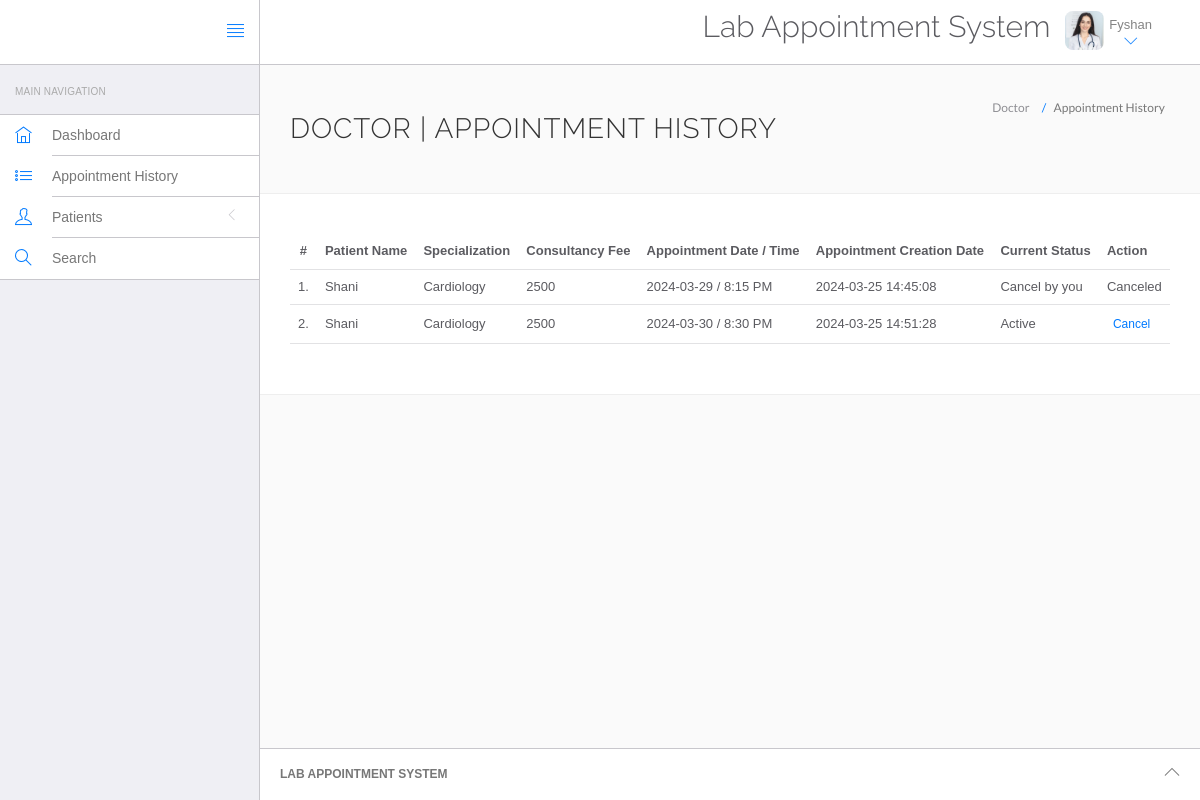
Page /las/doctor/appointment-history.php (signed in) on the committed database.
### tables this page shows
CREATE TABLE `doctors` (
  `id` int(11) NOT NULL,
  `specilization` varchar(255) DEFAULT NULL,
  `doctorName` varchar(255) DEFAULT NULL,
  `address` longtext DEFAULT NULL,
  `docFees` varchar(255) DEFAULT NULL,
  `contactno` bigint(11) DEFAULT NULL,
  `docEmail` varchar(255) DEFAULT NULL,
  `password` varchar(255) DEFAULT NULL,
  `creationDate` timestamp NULL DEFAULT current_timestamp(),
  `updationDate` timestamp NULL DEFAULT NULL ON UPDATE current_timestamp()
);

CREATE TABLE `appointment` (
  `id` int(11) NOT NULL,
  `doctorSpecialization` varchar(255) DEFAULT NULL,
  `doctorId` int(11) DEFAULT NULL,
  `userId` int(11) DEFAULT NULL,
  `consultancyFees` int(11) DEFAULT NULL,
  `appointmentDate` varchar(255) DEFAULT NULL,
  `appointmentTime` varchar(255) DEFAULT NULL,
  `postingDate` timestamp NULL DEFAULT current_timestamp(),
  `userStatus` int(11) DEFAULT NULL,
  `doctorStatus` int(11) DEFAULT NULL,
  `updationDate` timestamp NULL DEFAULT NULL ON UPDATE current_timestamp()
);

CREATE TABLE `users` (
  `id` int(11) NOT NULL,
  `fullName` varchar(255) DEFAULT NULL,
  `address` longtext DEFAULT NULL,
  `city` varchar(255) DEFAULT NULL,
  `gender` varchar(255) DEFAULT NULL,
  `email` varchar(255) DEFAULT NULL,
  `password` varchar(255) DEFAULT NULL,
  `regDate` timestamp NULL DEFAULT current_timestamp(),
  `updationDate` timestamp NULL DEFAULT NULL ON UPDATE current_timestamp()
);

### las/doctor/appointment-history.php (the view, shortened to what this page needs)
<?php
include('include/config.php');
if(strlen($_SESSION['id']==0)) {
 header('location:logout.php');
  } else{
?>
<!DOCTYPE html>
<html lang="en">
	<head>
		<link rel="stylesheet" href="vendor/bootstrap/css/bootstrap.min.css">
		<link rel="stylesheet" href="vendor/fontawesome/css/font-awesome.min.css">
		<link rel="stylesheet" href="vendor/themify-icons/themify-icons.min.css">
		<link href="vendor/animate.css/animate.min.css" rel="stylesheet" media="screen">
		<link href="vendor/perfect-scrollbar/perfect-scrollbar.min.css" rel="stylesheet" media="screen">
		<link href="vendor/switchery/switchery.min.css" rel="stylesheet" media="screen">
		<link href="vendor/bootstrap-touchspin/jquery.bootstrap-touchspin.min.css" rel="stylesheet" media="screen">
		<link href="vendor/select2/select2.min.css" rel="stylesheet" media="screen">
		<link href="vendor/bootstrap-datepicker/bootstrap-datepicker3.standalone.min.css" rel="stylesheet" media="screen">
		<link href="vendor/bootstrap-timepicker/bootstrap-timepicker.min.css" rel="stylesheet" media="screen">
		<link rel="stylesheet" href="assets/css/styles.css">
		<link rel="stylesheet" href="assets/css/plugins.css">
		<link rel="stylesheet" href="assets/css/themes/theme-1.css" id="skin_color" />
	</head>
	<body>
		<div id="app">
<?php include('include/sidebar.php');?>
			<div class="app-content">
					<?php include('include/header.php');?>
				<div class="main-content" >
					<div class="wrap-content container" id="container">
						<section id="page-title">
							<div class="row">
								<div class="col-sm-8">
									<h1 class="mainTitle">Doctor  | Appointment History</h1>
																	</div>
								<ol class="breadcrumb">
									<li>
										<span>Doctor </span>
									</li>
									<li class="active">
										<span>Appointment History</span>
									</li>
								</ol>
							</div>
						</section>
						<div class="container-fluid container-fullw bg-white">
									<div class="row">
								<div class="col-md-12">
									<table class="table table-hover" id="sample-table-1">
										<thead>
											<tr>
												<th class="center">#</th>
												<th class="hidden-xs">Patient  Name</th>
												<th>Specialization</th>
												<th>Consultancy Fee</th>
												<th>Appointment Date / Time </th>
												<th>Appointment Creation Date  </th>
												<th>Current Status</th>
												<th>Action</th>
											</tr>
										</thead>
										<tbody>
<?php
$sql=mysqli_query($con,"select users.fullName as fname,appointment.*  from appointment join users on users.id=appointment.userId where appointment.doctorId='".$_SESSION['id']."'");
$cnt=1;
while($row=mysqli_fetch_array($sql))
{
?>
											<tr>
												<td class="center"><?php echo $cnt;?>.</td>
												<td class="hidden-xs"><?php echo $row['fname'];?></td>
												<td><?php echo $row['doctorSpecialization'];?></td>
												<td><?php echo $row['consultancyFees'];?></td>
												<td><?php echo $row['appointmentDate'];?> / <?php echo
												 $row['appointmentTime'];?>
												</td>
												<td><?php echo $row['postingDate'];?></td>
												<td>
<?php if(($row['userStatus']==1) && ($row['doctorStatus']==1))
{
	echo "Active";
}
if(($row['userStatus']==1) && ($row['doctorStatus']==0))
{
	echo "Cancel by you";
}
												?></td>
												<td >
												<div class="visible-md visible-lg hidden-sm hidden-xs">
							<?php if(($row['userStatus']==1) && ($row['doctorStatus']==1))
{ ?>
	<a href="appointment-history.php?id=<?php echo $row['id']?>&cancel=update" onClick="return confirm('Are you sure you want to cancel this appointment ?')"class="btn btn-transparent btn-xs tooltips" title="Cancel Appointment" tooltip-placement="top" tooltip="Remove">Cancel</a>
	<?php } else {
		echo "Canceled";
		} ?>
												</div>
												</td>
											</tr>
											<?php
$cnt=$cnt+1;
											 }?>
										</tbody>
									</table>
								</div>
							</div>
								</div>
					</div>
				</div>
			</div>
	<?php include('include/footer.php');?>
		</div>
	</body>
</html>
<?php } ?>

### las/doctor/include/header.php (shortened to what this page needs)
<header class="navbar navbar-default navbar-static-top">
	<div class="navbar-header">
		<a href="#" class="sidebar-toggler pull-right visible-md visible-lg" data-toggle-class="app-sidebar-closed" data-toggle-target="#app">
			<i class="ti-align-justify"></i>
		</a>
	</div>
	<div class="navbar-collapse collapse">
		<ul class="nav navbar-right">
			<li style="padding-top:2% ">
				<h2>Lab Appointment System</h2>
			</li>
			<li class="dropdown current-user">
				<a href class="dropdown-toggle" data-toggle="dropdown">
					<img src="assets/images/image.jpg"> <span class="username">
						<?php $query = mysqli_query($con, "select doctorName from doctors where id='" . $_SESSION['id'] . "'");
						while ($row = mysqli_fetch_array($query)) {
							echo $row['doctorName'];
						}
						?> <i class="ti-angle-down"></i></i></span>
				</a>
			</li>
		</ul>
	</div>
</header>

### las/doctor/assets/css/themes/theme-1.css (style rules this page uses)
body { background: #FAFAFA; }
header .navbar-header { background: #ffffff !important; border-right-color: #c8c7cc !important; border-bottom-color: #c8c7cc !important; }
header .navbar-header .sidebar-toggler, header .navbar-header .sidebar-mobile-toggler { color: #007aff !important; }
header .navbar-collapse { background: #ffffff !important; border-bottom-color: #c8c7cc !important; box-shadow: none !important; }
header .navbar-collapse .navbar-right > li > a { color: #777; }
header .navbar-collapse .navbar-right > li > a i { color: #007aff !important; }

### rows in the picture
doctors: doctorName "Fyshan"
appointment: userId.fullName "Shani", doctorSpecialization "Cardiology", consultancyFees "2500", appointmentDate "2024-03-29", appointmentTime "8:15 PM", postingDate "2024-03-25 14:45:08", userStatus "Cancel by you"
appointment: userId.fullName "Shani", doctorSpecialization "Cardiology", consultancyFees "2500", appointmentDate "2024-03-30", appointmentTime "8:30 PM", postingDate "2024-03-25 14:51:28", userStatus "Active"
